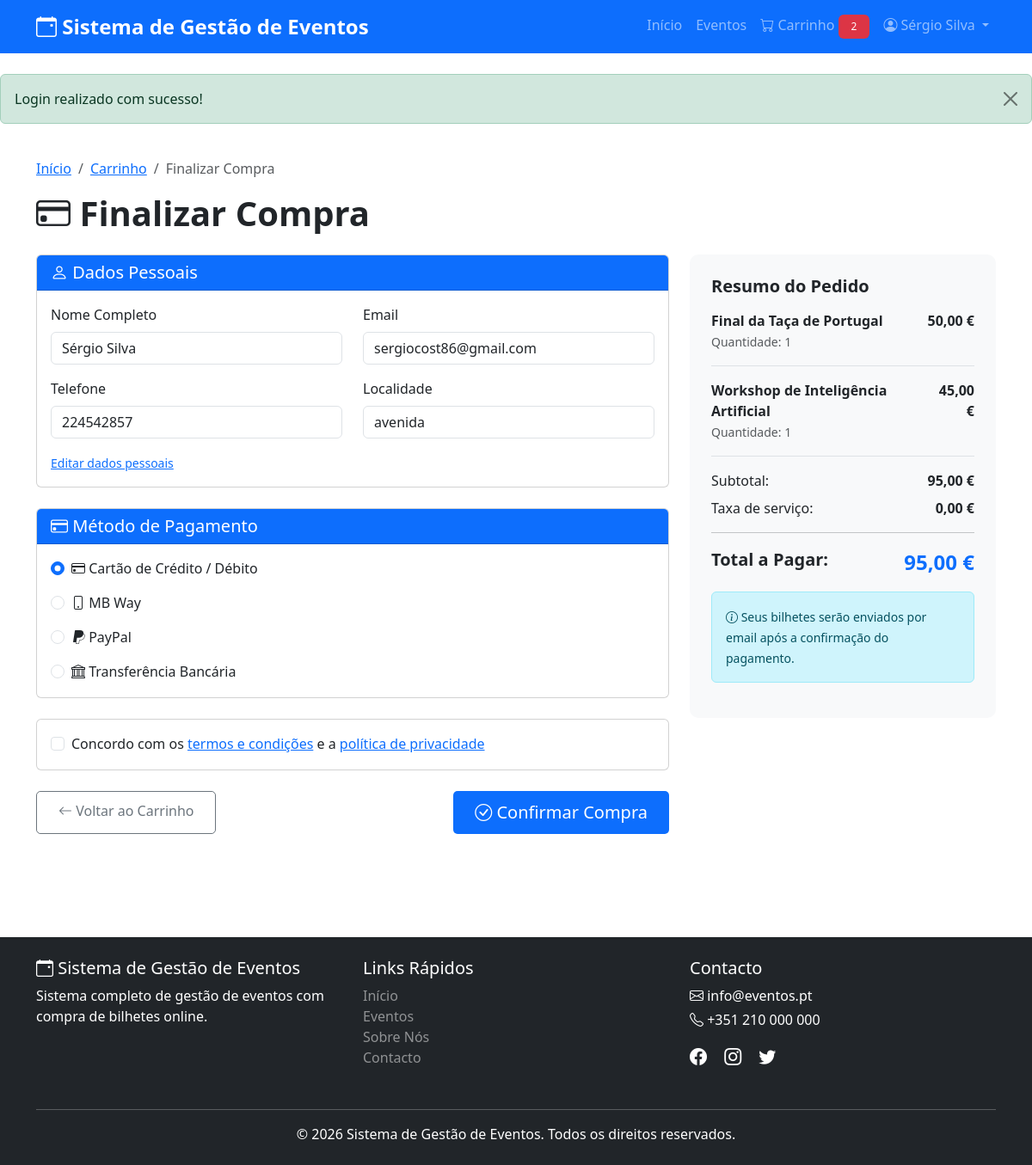
Screenshot of /checkout.php (signed in) with the database file from the repository.
### tables this page shows
CREATE TABLE `users` (
  `id` int(11) NOT NULL,
  `name` varchar(100) NOT NULL,
  `email` varchar(100) NOT NULL,
  `password` varchar(255) NOT NULL,
  `phone` varchar(20) DEFAULT NULL,
  `address` text DEFAULT NULL,
  `role` enum('admin','user') DEFAULT 'user',
  `created_at` timestamp NOT NULL DEFAULT current_timestamp(),
  `updated_at` timestamp NOT NULL DEFAULT current_timestamp() ON UPDATE current_timestamp()
);

CREATE TABLE `cart` (
  `id` int(11) NOT NULL,
  `user_id` int(11) NOT NULL,
  `event_id` int(11) NOT NULL,
  `quantity` int(11) NOT NULL DEFAULT 1,
  `added_at` timestamp NOT NULL DEFAULT current_timestamp()
);

CREATE TABLE `events` (
  `id` int(11) NOT NULL,
  `title` varchar(200) NOT NULL,
  `description` text NOT NULL,
  `event_date` date NOT NULL,
  `event_time` time NOT NULL,
  `location` varchar(255) NOT NULL,
  `ticket_price` decimal(10,2) NOT NULL,
  `available_tickets` int(11) NOT NULL DEFAULT 100,
  `image` varchar(255) DEFAULT NULL,
  `status` enum('active','cancelled','completed') DEFAULT 'active',
  `created_by` int(11) DEFAULT NULL,
  `created_at` timestamp NOT NULL DEFAULT current_timestamp(),
  `updated_at` timestamp NOT NULL DEFAULT current_timestamp() ON UPDATE current_timestamp()
);

### checkout.php (the view, shortened to what this page needs)
<?php
require_once 'config.php';
$stmt = $conn->prepare("
    SELECT c.*, e.title, e.ticket_price, e.available_tickets
    FROM cart c
    JOIN events e ON c.event_id = e.id
    WHERE c.user_id = ? AND e.status = 'active'
");
$stmt->execute([$_SESSION['user_id']]);
$cart_items = $stmt->fetchAll();
$total = 0;
foreach ($cart_items as $item) {
    $total += $item['ticket_price'] * $item['quantity'];
}
$stmt = $conn->prepare("SELECT * FROM users WHERE id = ?");
$stmt->execute([$_SESSION['user_id']]);
$user = $stmt->fetch();
include 'includes/header.php';
?>
<div class="container py-4">
    <nav aria-label="breadcrumb">
        <ol class="breadcrumb">
            <li class="breadcrumb-item"><a href="index.php">Início</a></li>
            <li class="breadcrumb-item"><a href="cart.php">Carrinho</a></li>
            <li class="breadcrumb-item active">Finalizar Compra</li>
        </ol>
    </nav>
    <h1 class="fw-bold mb-4"><i class="bi bi-credit-card"></i> Finalizar Compra</h1>
    <div class="row">
        <div class="col-lg-8 mb-4">
            <form method="POST" action="" id="checkoutForm" class="needs-validation" novalidate>
                <div class="card mb-4">
                    <div class="card-header bg-primary text-white">
                        <h5 class="mb-0"><i class="bi bi-person"></i> Dados Pessoais</h5>
                    </div>
                    <div class="card-body">
                        <div class="row">
                            <div class="col-md-6 mb-3">
                                <label class="form-label">Nome Completo</label>
                                <input type="text" class="form-control" value="<?php echo htmlspecialchars($user['name']); ?>" readonly>
                            </div>
                            <div class="col-md-6 mb-3">
                                <label class="form-label">Email</label>
                                <input type="email" class="form-control" value="<?php echo htmlspecialchars($user['email']); ?>" readonly>
                            </div>
                            <div class="col-md-6 mb-3">
                                <label class="form-label">Telefone</label>
                                <input type="text" class="form-control" value="<?php echo htmlspecialchars($user['phone']); ?>" readonly>
                            </div>
                            <div class="col-md-6 mb-3">
                                <label class="form-label">Localidade</label>
                                <input type="text" class="form-control" value="<?php echo htmlspecialchars($user['address']); ?>" readonly>
                            </div>
                        </div>
                        <small class="text-muted">
                            <a href="profile.php">Editar dados pessoais</a>
                        </small>
                    </div>
                </div>
                <div class="card mb-4">
                    <div class="card-header bg-primary text-white">
                        <h5 class="mb-0"><i class="bi bi-credit-card"></i> Método de Pagamento</h5>
                    </div>
                    <div class="card-body">
                        <div class="form-check mb-3">
                            <input class="form-check-input" type="radio" name="payment_method" id="credit_card" value="Cartão de Crédito" checked required>
                            <label class="form-check-label" for="credit_card">
                                <i class="bi bi-credit-card"></i> Cartão de Crédito / Débito
                            </label>
                        </div>
                        <div class="form-check mb-3">
                            <input class="form-check-input" type="radio" name="payment_method" id="mbway" value="MB Way" required>
                            <label class="form-check-label" for="mbway">
                                <i class="bi bi-phone"></i> MB Way
                            </label>
                        </div>
                        <div class="form-check mb-3">
                            <input class="form-check-input" type="radio" name="payment_method" id="paypal" value="PayPal" required>
                            <label class="form-check-label" for="paypal">
                                <i class="bi bi-paypal"></i> PayPal
                            </label>
                        </div>
                        <div class="form-check">
                            <input class="form-check-input" type="radio" name="payment_method" id="transfer" value="Transferência Bancária" required>
                            <label class="form-check-label" for="transfer">
                                <i class="bi bi-bank"></i> Transferência Bancária
                            </label>
                        </div>
                    </div>
                </div>
                <div class="card mb-4">
                    <div class="card-body">
                        <div class="form-check">
                            <input class="form-check-input" type="checkbox" id="terms" required>
                            <label class="form-check-label" for="terms">
                                Concordo com os <a href="#">termos e condições</a> e a <a href="#">política de privacidade</a>
                            </label>
                        </div>
                    </div>
                </div>
                <div class="d-grid gap-2 d-md-flex justify-content-md-between">
                    <a href="cart.php" class="btn btn-outline-secondary">
                        <i class="bi bi-arrow-left"></i> Voltar ao Carrinho
                    </a>
                    <button type="submit" name="confirm_purchase" class="btn btn-primary btn-lg">
                        <i class="bi bi-check-circle"></i> Confirmar Compra
                    </button>
                </div>
            </form>
        </div>
        <div class="col-lg-4">
            <div class="cart-summary">
                <h5 class="fw-bold mb-3">Resumo do Pedido</h5>
                <?php foreach ($cart_items as $item): ?>
                    <div class="mb-3 pb-3 border-bottom">
                        <div class="d-flex justify-content-between">
                            <div>
                                <strong><?php echo htmlspecialchars($item['title']); ?></strong><br>
                                <small class="text-muted">Quantidade: <?php echo $item['quantity']; ?></small>
                            </div>
                            <div class="text-end">
                                <strong><?php echo formatPrice($item['ticket_price'] * $item['quantity']); ?></strong>
                            </div>
                        </div>
                    </div>
                <?php endforeach; ?>
                <div class="d-flex justify-content-between mb-2">
                    <span>Subtotal:</span>
                    <strong><?php echo formatPrice($total); ?></strong>
                </div>
                <div class="d-flex justify-content-between mb-2">
                    <span>Taxa de serviço:</span>
                    <strong><?php echo formatPrice(0); ?></strong>
                </div>
                <hr>
                <div class="d-flex justify-content-between mb-3">
                    <span class="fs-5 fw-bold">Total a Pagar:</span>
                    <strong class="fs-4 text-primary"><?php echo formatPrice($total); ?></strong>
                </div>
                <div class="alert alert-info">
                    <small>
                        <i class="bi bi-info-circle"></i>
                        Seus bilhetes serão enviados por email após a confirmação do pagamento.
                    </small>
                </div>
            </div>
        </div>
    </div>
</div>
<?php include 'includes/footer.php'; ?>

### assets/css/style.css (style rules this page uses)
:root { --primary-color: #0d6efd; --secondary-color: #6c757d; --success-color: #198754; --danger-color: #dc3545; --warning-color: #ffc107; }
body { min-height: 100vh; display: flex; flex-direction: column; font-family: "Segoe UI", Tahoma, Geneva, Verdana, sans-serif; }
.cart-summary { background: #f8f9fa; padding: 25px; border-radius: 10px; position: sticky; top: 20px; }
.btn { padding: 10px 25px; border-radius: 5px; font-weight: 500; }
.btn-primary { background: var(--primary-color); border: none; }

### rows the page displays
users: name "Sérgio Silva", email "sergiocost86@gmail.com", phone "224542857", address "avenida"
cart: event.title "Final da Taça de Portugal", quantity "1", formatPrice($item['ticket_price'] * $item['quantity']) "50,00 €"
cart: event.title "Workshop de Inteligência Artificial", quantity "1", formatPrice($item['ticket_price'] * $item['quantity']) "45,00 €"

### other values shown
SITE_NAME "Sistema de Gestão de Eventos"
$cart_count "2"
$_SESSION['user_name'] "Sérgio Silva"
$alert['message'] "Login realizado com sucesso!"
formatPrice($total) "95,00 €"
formatPrice(0) "0,00 €"
